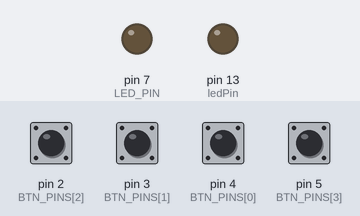
The sketch below on a simulated Arduino Uno, built with avr-gcc and run on an emulated ATmega328P. Parts: output pins drawn as LEDs (lit = HIGH). Inputs (shaded band) come from the test bench; at power-on: pin 2 (BTN_PINS[2]), pin 3 (BTN_PINS[1]), pin 4 (BTN_PINS[0]), pin 5 (BTN_PINS[3]) HIGH.

Above: at 1.4 s.
1.5 s: pin 2 (BTN_PINS[2]) pulled LOW for 0.15 s
At 1.68 s:
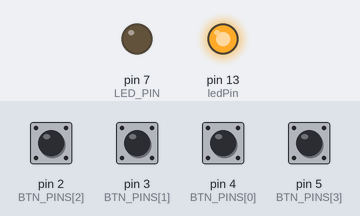
Timing chart, 0 to 4.5 s (numbered marks = the images above; inputs shaded):
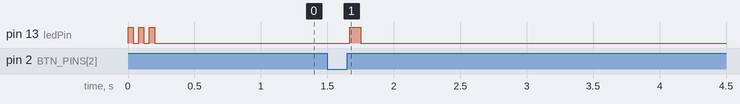

Measured:
- after the input at 1.5 s, pin 13 (ledPin): LOW → HIGH after 0.17 s, → LOW 0.08 s later

The sketch:

ConductorSecond.ino
```cpp
// secondConductor.ino
//
// 4つのボタンを押した順番で演奏順を決定し、
// 4つ目を押した瞬間から順番にLEDで光の合図を送る。
//
// ボタンと点滅回数の対応:
//   A (BTN_PINS[0] = pin4) → 1回点滅
//   B (BTN_PINS[1] = pin3) → 2回点滅
//   C (BTN_PINS[2] = pin2) → 3回点滅
//   D (BTN_PINS[3] = pin5) → 4回点滅

// ---- 定数 ----
const int LED_PIN = 7;
const int ledPin = 13;               // 基盤のLED
const int BTN_PINS[] = {4, 3, 2, 5}; // A, B, C, D
const int NUM_BTNS = 4;
const int BPM = 120; // ここを変えるとテンポが変わる

// BPMから1拍のミリ秒を計算（60000ms / BPM）
const unsigned long BEAT_MS = 60000UL / BPM;

// 点滅1回あたりのON時間とOFF時間（拍に合わせて調整）
const unsigned long BLINK_ON_MS = 150;
const unsigned long BLINK_OFF_MS = 350;

// 各楽器の合図と合図の間の待機拍数
const int WAIT_BEATS = 8;

// ---- グローバル変数 ----
int pressOrder[NUM_BTNS]; // 押された順番にボタンインデックスを記録
int pressCount = 0;       // 現在何回ボタンが押されたか
bool pressed[NUM_BTNS];   // 各ボタンが今回のセッションで押されたか

// ---- プロトタイプ宣言 ----
void resetState();
void blinkLED(int count);
void waitBeats(int beats);

void setup()
{
    pinMode(LED_PIN, OUTPUT);
    for (int i = 0; i < NUM_BTNS; i++)
    {
        pinMode(BTN_PINS[i], INPUT_PULLUP);
    }
    pinMode(ledPin, OUTPUT);

    // 起動確認用に3回素早く点滅
    for (int i = 0; i < 3; i++)
    {
        digitalWrite(ledPin, HIGH);
        delay(40);
        digitalWrite(ledPin, LOW);
        delay(40);
    }

    resetState();
}

void loop()
{
    for (int i = 0; i < NUM_BTNS; i++)
    {
        if (digitalRead(BTN_PINS[i]) == LOW)
        {

            // ボタンが離されるまで待つ（チャタリング防止）
            while (digitalRead(BTN_PINS[i]) == LOW)
                ;
            delay(20);

            // ボタン入力受付フィードバック（1回点滅）
            digitalWrite(ledPin, HIGH);
            delay(80);
            digitalWrite(ledPin, LOW);
            delay(80);

            // 同じボタンが既に押されていたらリセット
            if (pressed[i])
            {
                resetState();
                return;
            }

            // 押された順番を記録
            pressed[i] = true;
            pressOrder[pressCount] = i;
            pressCount++;

            // 4つ目のボタンが押されたら演奏合図を開始
            if (pressCount == NUM_BTNS)
            {
                // 各楽器に順番に光の合図を送る
                for (int j = 0; j < NUM_BTNS; j++)
                {
                    int btnIndex = pressOrder[j];
                    int blinkCount = btnIndex + 1; // A=1, B=2, C=3, D=4

                    unsigned long startMs = millis(); // 点滅開始時刻を記録
                    blinkLED(blinkCount);
                    if (j < NUM_BTNS - 1)
                    {
                        unsigned long elapsed = millis() - startMs;
                        unsigned long interval = BEAT_MS * WAIT_BEATS;
                        if (elapsed < interval)
                        {
                            delay(interval - elapsed); // 残り時間だけ待つ → 均等拍
                        }
                    }
                }

                // 演奏合図が全て終わったら待機状態に戻る
                resetState();
            }

            // 同一ループ内で複数ボタンの同時検出を防ぐ
            break;
        }
    }
}

// ---- 状態リセット ----
void resetState()
{
    pressCount = 0;
    for (int i = 0; i < NUM_BTNS; i++)
    {
        pressOrder[i] = -1;
        pressed[i] = false;
    }
}

// ---- count回LEDを点滅させる ----
void blinkLED(int count)
{
    for (int j = 0; j < count; j++)
    {
        digitalWrite(LED_PIN, HIGH);
        delay(BLINK_ON_MS);
        digitalWrite(LED_PIN, LOW);

        // 最後の点滅の後はOFF時間を入れない
        if (j < count - 1)
        {
            delay(BLINK_OFF_MS);
        }
    }
}

// ---- beats拍分だけ待機する ----
void waitBeats(int beats)
{
    delay(BEAT_MS * beats);
}
```
